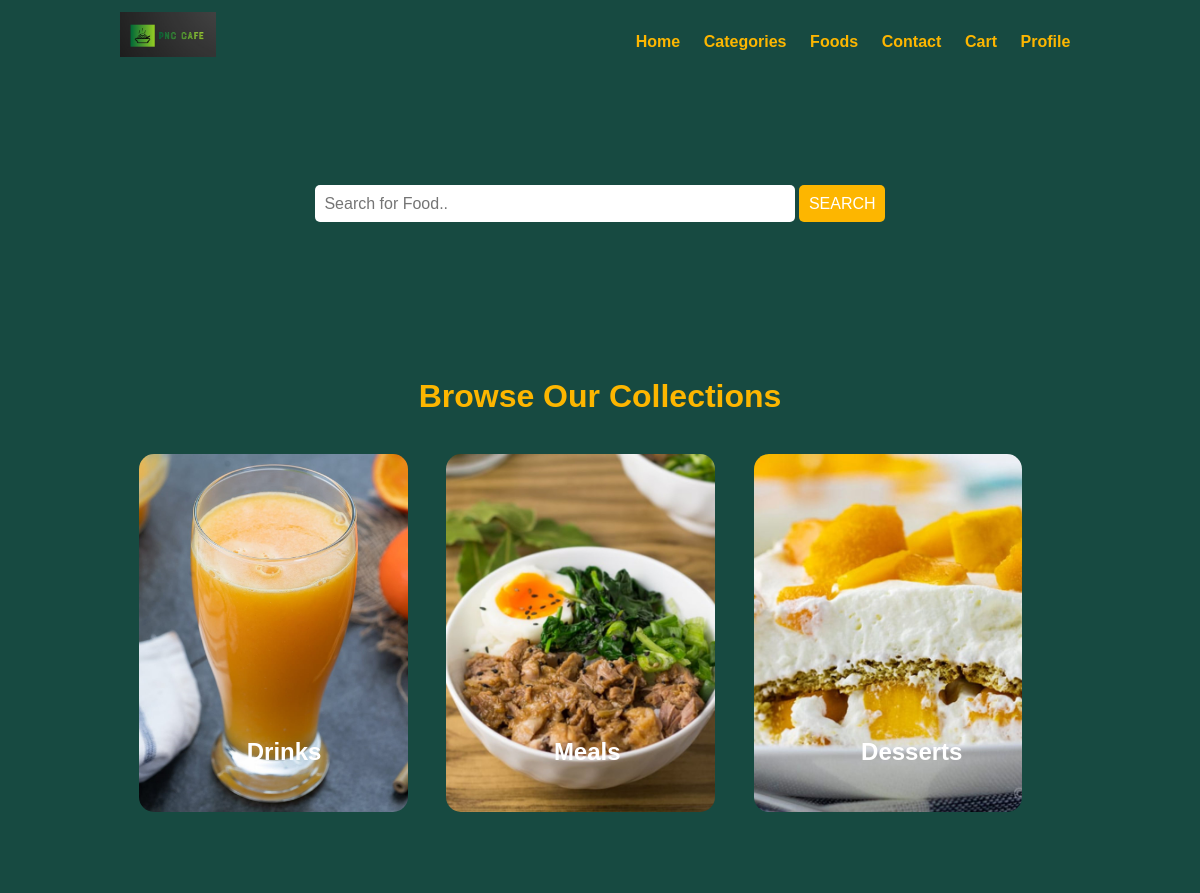
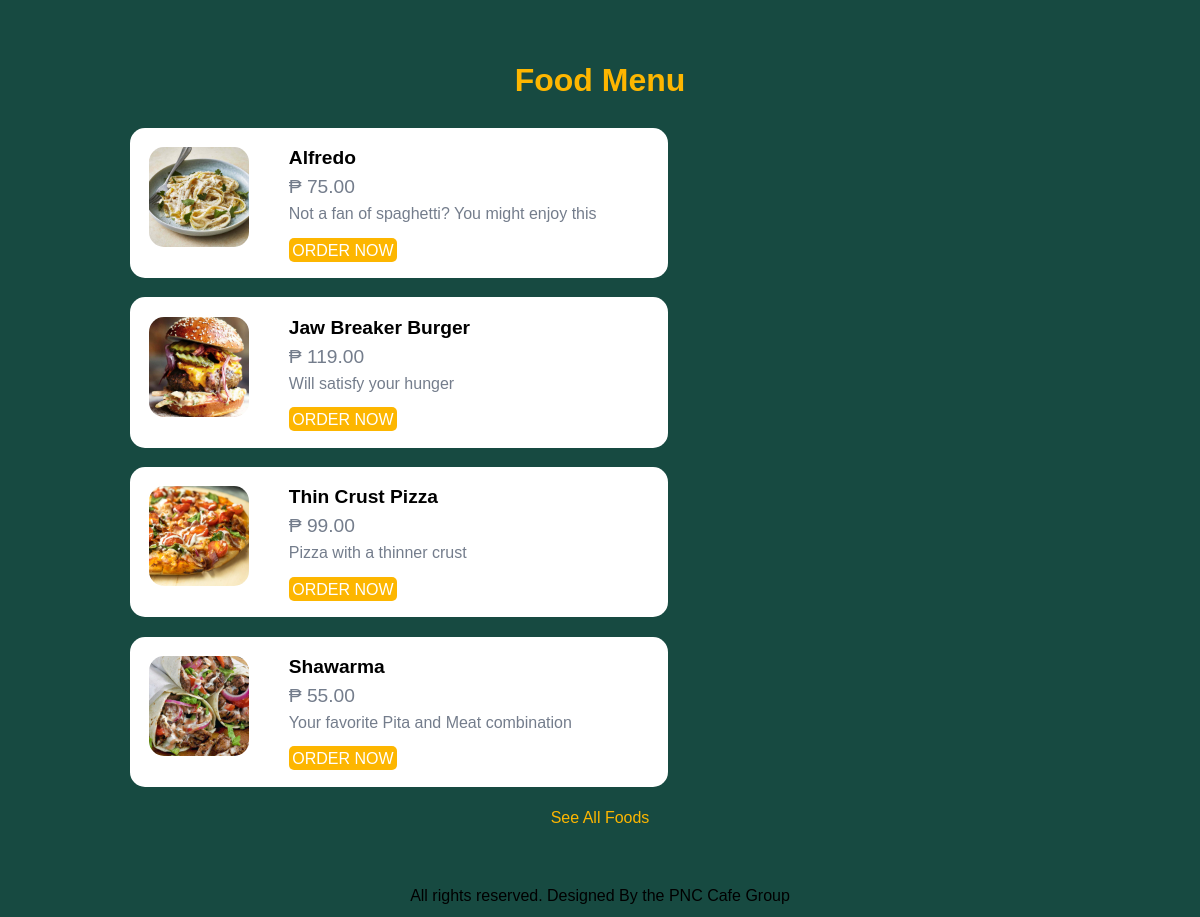
The page /food-order/index.php on the database its author committed (2 pictures, top to bottom).
### tables this page shows
CREATE TABLE `tbl_category` (
  `id` int(10) UNSIGNED NOT NULL,
  `title` varchar(100) NOT NULL,
  `image_name` varchar(100) NOT NULL,
  `featured` varchar(10) NOT NULL,
  `active` varchar(10) NOT NULL
);

CREATE TABLE `tbl_food` (
  `id` int(10) UNSIGNED NOT NULL,
  `title` varchar(150) NOT NULL,
  `description` text NOT NULL,
  `price` decimal(10,2) NOT NULL,
  `image_name` varchar(255) NOT NULL,
  `category_id` int(10) UNSIGNED NOT NULL,
  `featured` varchar(10) NOT NULL,
  `active` varchar(10) NOT NULL
);

### food-order/index.php (the view, shortened to what this page needs)
<?php include('partials-front/menu.php');?>
    <section class="food-search text-center">
        <div class="container">
            <form action="<?php echo SITEURL;?>food-search.php" method="POST">
                <input type="search" name="search" placeholder="Search for Food.." required>
                <input type="submit" name="submit" value="Search" class="btn btn-primary">
            </form>
        </div>
    </section>
    <section class="categories">
        <div class="container">
            <h2 class="text-center">Browse Our Collections</h2>
            <?php
                $sql = "SELECT * FROM tbl_category WHERE active='Yes' AND featured='Yes' LIMIT 3";
                $res = mysqli_query($conn, $sql);
                $count = mysqli_num_rows($res);
                if($count > 0) {
                    while($row=mysqli_fetch_assoc($res)) {
                        $id = $row['id'];
                        $title = $row['title'];
                        $image_name=$row['image_name'];
                        ?>
                        <a href="<?php echo SITEURL; ?>category-foods.php?category_id=<?php echo $id;?>">
                        <div class="box-3 float-container">
                            <?php
                                if($image_name=="") {
                                    echo "<div class='error'>Image not available.</div>";
                                } else {
                                        ?>
                                        <img src="<?php echo SITEURL;?>/images/category/<?php echo $image_name;?>" alt="<?php echo $title ?>" class="img-responsive img-curve">
                                        <?php
                                }
                            ?>
                        <h3 class="float-text text-white"><?php echo $title;?></h3>
                        </div>
                         </a>
                        <?php
                    }
                } else {
                    echo "<div class='error'>No Categories Added</div>";
                }
            ?>
        </div>
    </section>
    <section class="food-menu">
        <div class="container">
            <h2 class="text-center">Food Menu</h2>
            <?php
                $sql2 = "SELECT * FROM tbl_food WHERE active='Yes' AND featured='Yes'LIMIT 4";
                $res2 = mysqli_query($conn, $sql2);
                $count2 = mysqli_num_rows($res2);
                if($count2 > 0) {
                    while($row2=mysqli_fetch_assoc($res2)) {
                        $id = $row2['id'];
                        $title = $row2['title'];
                        $price = $row2['price'];
                        $description = $row2['description'];
                        $image_name = $row2['image_name'];
                        ?>
                            <div class="food-menu-box">
                                <div class="food-menu-img">
                                <?php
                                 if ($image_name=="") {
                                    echo "<div class='error'>Image not available</div>";
                                 } else {
                                    ?>
                                    <img src="<?php echo SITEURL;?>images/food/<?php echo $image_name;?>" alt="Chicke Hawain Pizza" class="img-responsive img-curve">
                                    <?php
                                 }
                                ?>
                                </div>
                            <div class="food-menu-desc">
                                <h4><?php echo $title;?></h4>
                                <p class="food-price">₱ <?php echo $price;?></p>
                                <p class="food-detail">
                                        <?php echo $description;?>
                                </p>
                                <br>
                                <a href="<?php echo SITEURL;?>order.php?food_id=<?php echo $id;?>" class="btn btn-primary">Order Now</a>
                            </div>
                            </div>
                        <?php
                    }
                } else {
                    echo "<div class='error'>No Food Available</div>";
                }
            ?>
        </div>
        <p class="text-center">
            <a href="<?php echo SITEURL; ?>foods.php">See All Foods</a>
        </p>
    </section>
    <?php include('partials-front/footer.php');?>

### food-order/css/style.css (style rules this page uses)
* { margin: 0 0; padding: 0 0; font-family: Arial, Helvetica, sans-serif; }
body, section.food-menu { background: #174A41; }
.container { width: 80%; margin: 0 auto; padding: 1%; }
.img-responsive { width: 100%; }
.img-curve { border-radius: 15px; }
.text-center { text-align: center; }
.text-white { color: #ffffff; }
a { color: #FDB600; text-decoration: none; }
.btn { padding: 1%; border: none; font-size: 1rem; border-radius: 5px; margin-top: 5px; }
.btn-primary { background-color: #FDB600; color: white; cursor: pointer; text-transform: uppercase; }
h2 { color: #FDB600; font-size: 2rem; margin-bottom: 2%; }
h3 { font-size: 1.5rem; }
h4 { font-size: 1.2rem; }
.float-container { position: relative; }
.float-text { position: absolute; bottom: 50px; left: 40%; }
.food-search { background:#174A41; background-size: cover; background-repeat: no-repeat; background-position: center; padding: 7% 0; }
.food-search input[type="search"] { width: 50%; padding: 1%; font-size: 1rem; border: none; border-radius: 5px; }
.categories { padding: 4% 0; }
.box-3 { width: 28%; float: left; margin: 2%; }
.food-menu { background-color: #ececec; padding: 4% 0; }
.food-menu-box { width: 500px; margin: 1%; padding: 2%; float: left; background-color: white; border-radius: 15px; }
.food-menu-img { width: 20%; float: left; }
.food-menu-desc { width: 70%; float: left; margin-left: 8%; }
.food-price { font-size: 1.2rem; margin: 2% 0; color:#747d8c; }
.food-detail { font-size: 1rem; color: #747d8c; }

### rows shown on the page
tbl_category: image_name (picture), title "Drinks"
tbl_category: image_name (picture), title "Meals"
tbl_category: image_name (picture), title "Desserts"
tbl_food: image_name (picture), title "Alfredo", price "75.00", description "Not a fan of spaghetti? You might enjoy this"
tbl_food: image_name (picture), title "Jaw Breaker Burger", price "119.00", description "Will satisfy your hunger"
tbl_food: image_name (picture), title "Thin Crust Pizza", price "99.00", description "Pizza with a thinner crust"
tbl_food: image_name (picture), title "Shawarma", price "55.00", description "Your favorite Pita and Meat combination"
